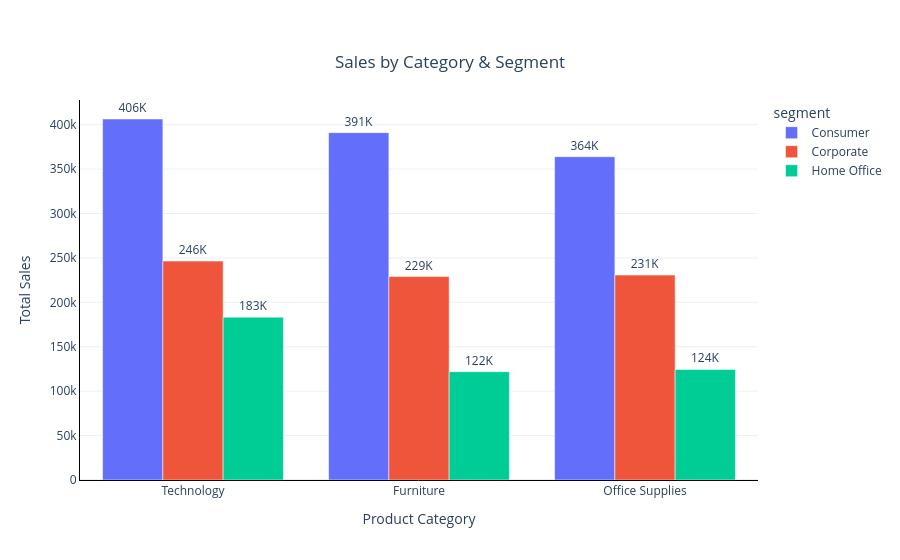

The notebook cell saved with this chart:
### Markdown cell above
>## 5) Clustered Column Chart
>>### How do different customer segments compare within each category?

### Code cell
sale_cate_seg_col=df.groupby(["category","segment"])["sales"].sum().reset_index()
sale_cate_seg_col=sale_cate_seg_col.sort_values("sales",ascending=False)

fig_clus_clumon=px.bar(
    sale_cate_seg_col,
    x="category",
    y="sales",
    title="Sales by Category & Segment",
    color="segment",
    barmode="group", #*** 
    text=sale_cate_seg_col["sales"]/1000,
    orientation="v",
)

fig_clus_clumon.update_traces(
    texttemplate='%{text:.0f}K',
    textposition="outside"
    )
fig_clus_clumon.update_layout(
    xaxis_title="Product Category",
    yaxis_title="Total Sales",
    yaxis_showgrid=True,
    template="plotly_white",
    legend_title="segment",
    title={ "text": "Sales by Category & Segment",
    "x": 0.5,
    "y": 0.9,
    "xanchor": "center"}

)
fig_clus_clumon.update_xaxes(showline=True, linewidth=1, linecolor='black')
fig_clus_clumon.update_yaxes(showline=True, linewidth=1, linecolor='black')


fig_clus_clumon.show()

### Figure 1 — Plotly figure (JSON) as saved in the notebook; plotly's stock layout.template omitted (floating-point values rounded to 4 significant figures)
{"data": [{"alignmentgroup": "True", "hovertemplate": "segment=Consumer<br>category=%{x}<br>sales=%{y}<br>text=%{text}<extra></extra>", "legendgroup": "Consumer", "marker": {"color": "#636efa", "pattern": {"shape": ""}}, "name": "Consumer", "offsetgroup": "Consumer", "orientation": "v", "showlegend": true, "text": [406.4, 391.0, 364.0], "textposition": "outside", "texttemplate": "%{text:.0f}K", "type": "bar", "x": ["Technology", "Furniture", "Office Supplies"], "xaxis": "x", "y": [406400.0, 391000.0, 364000.0], "yaxis": "y"}, {"alignmentgroup": "True", "hovertemplate": "segment=Corporate<br>category=%{x}<br>sales=%{y}<br>text=%{text}<extra></extra>", "legendgroup": "Corporate", "marker": {"color": "#EF553B", "pattern": {"shape": ""}}, "name": "Corporate", "offsetgroup": "Corporate", "orientation": "v", "showlegend": true, "text": [246.5, 230.7, 229.0], "textposition": "outside", "texttemplate": "%{text:.0f}K", "type": "bar", "x": ["Technology", "Office Supplies", "Furniture"], "xaxis": "x", "y": [246500.0, 230700.0, 229000.0], "yaxis": "y"}, {"alignmentgroup": "True", "hovertemplate": "segment=Home Office<br>category=%{x}<br>sales=%{y}<br>text=%{text}<extra></extra>", "legendgroup": "Home Office", "marker": {"color": "#00cc96", "pattern": {"shape": ""}}, "name": "Home Office", "offsetgroup": "Home Office", "orientation": "v", "showlegend": true, "text": [183.3, 124.4, 121.9], "textposition": "outside", "texttemplate": "%{text:.0f}K", "type": "bar", "x": ["Technology", "Office Supplies", "Furniture"], "xaxis": "x", "y": [183300.0, 124400.0, 121900.0], "yaxis": "y"}], "layout": {"barmode": "group", "legend": {"title": {"text": "segment"}, "tracegroupgap": 0}, "title": {"text": "Sales by Category & Segment", "x": 0.5, "xanchor": "center", "y": 0.9}, "xaxis": {"anchor": "y", "domain": [0, 1], "linecolor": "black", "linewidth": 1, "showline": true, "title": {"text": "Product Category"}}, "yaxis": {"anchor": "x", "domain": [0, 1], "linecolor": "black", "linewidth": 1, "showgrid": true, "showline": true, "title": {"text": "Total Sales"}}}}
